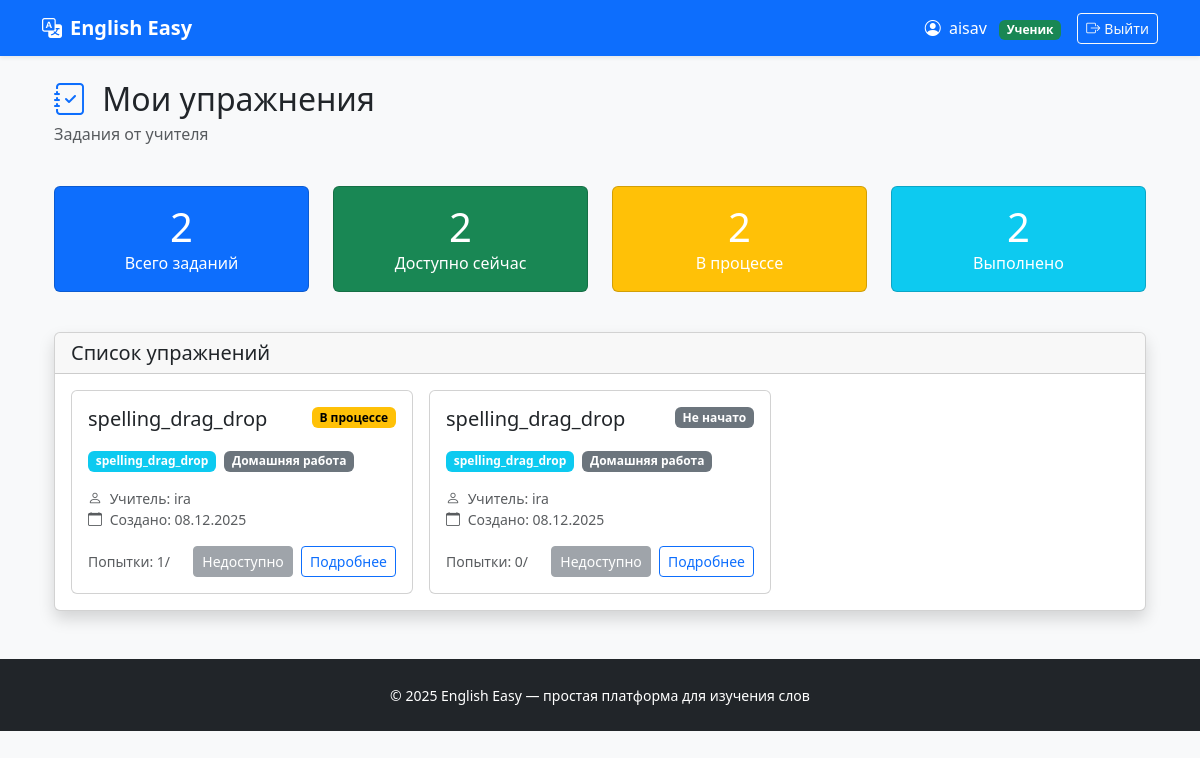
/exercises/my/ (signed in), run on an earlier commit of the app's database.
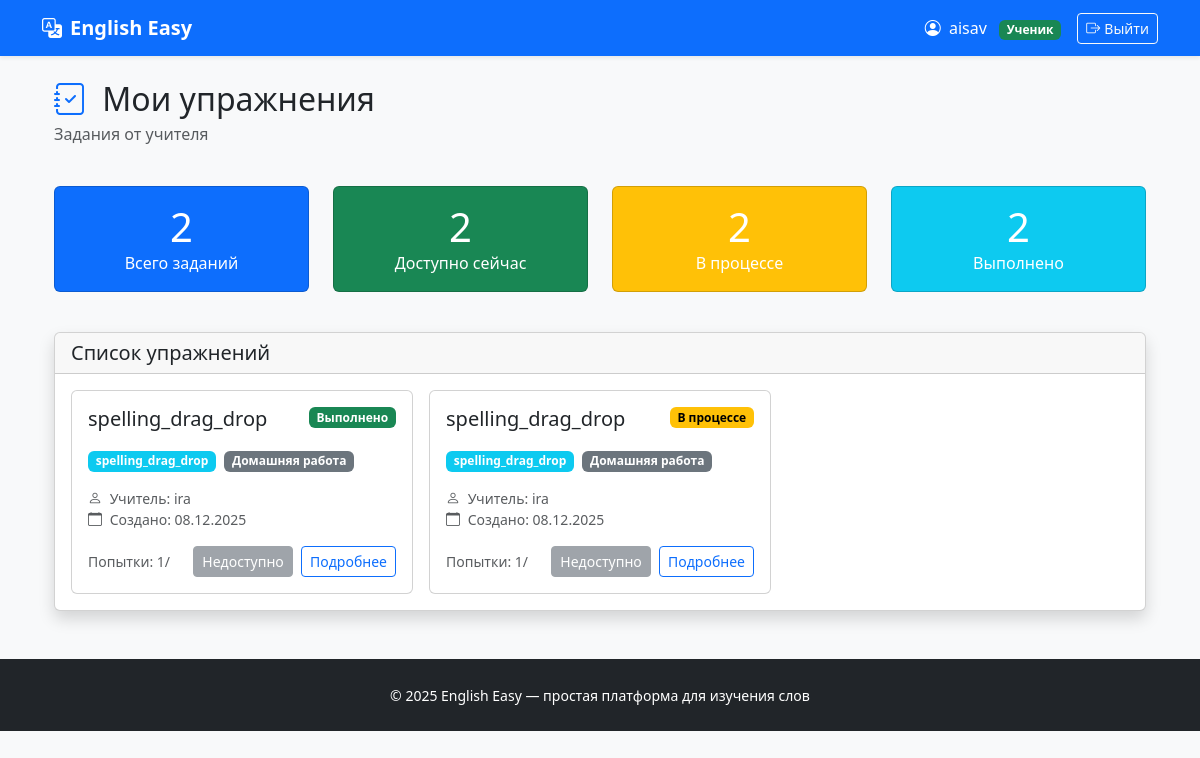
And on a later commit of the database.
### users/models.py (models this page shows, shortened)
class User(AbstractUser):
    ROLE_CHOICES = (
        ('teacher', 'Учитель'),
        ('student', 'Ученик'),
    )
    role = models.CharField(max_length=10, choices=ROLE_CHOICES, default='student')
    def is_teacher(self):
        return self.role == 'teacher'
    def is_student(self):
        return self.role == 'student'

### exercises/models.py (models this page shows, shortened)
class Exercise(models.Model):
    ASSIGNMENT_TYPE_CHOICES = [
        ('homework', 'Домашняя работа'),
        ('classwork', 'Работа на уроке'),
        ('test', 'Контрольная работа'),
    ]
    STATUS_CHOICES = [
        ('not_started', 'Не начато'),
        ('in_progress', 'В процессе'),
        ('completed', 'Выполнено'),
        ('graded', 'Проверено'),
    ]
    description = models.TextField('Описание', blank=True)
    student = models.ForeignKey(
        settings.AUTH_USER_MODEL,
        on_delete=models.CASCADE,
        related_name='exercises',
        limit_choices_to={'role': 'student'},
        verbose_name='Ученик'
    )
    teacher = models.ForeignKey(
        settings.AUTH_USER_MODEL,
        on_delete=models.CASCADE,
        related_name='created_exercises',
        limit_choices_to={'role': 'teacher'},
        verbose_name='Учитель'
    )
    assignment_type = models.CharField(
        'Тип задания',
        max_length=20,
        choices=ASSIGNMENT_TYPE_CHOICES,
        default='homework'
    )
    status = models.CharField(
        'Статус',
        max_length=20,
        choices=STATUS_CHOICES,
        default='not_started'
    )
    attempts = models.IntegerField('Количество попыток', default=0)
    created_at = models.DateTimeField('Создано', auto_now_add=True)
    updated_at = models.DateTimeField('Обновлено', auto_now=True)
    due_date = models.DateTimeField('Срок выполнения', null=True, blank=True)
    completed_at = models.DateTimeField('Завершено', null=True, blank=True)
    teacher_comment = models.TextField('Комментарий учителя', blank=True)
    exercise_type = models.CharField('Тип упражнения', max_length=50, default='spelling_drag_drop')
    class Meta:
        verbose_name = 'Упражнение'
        verbose_name_plural = 'Упражнения'
        ordering = ['-created_at']
    def is_overdue(self):
        if self.due_date and timezone.now() > self.due_date:
            return True
        return False
    def get_exercise_type_display(self):
        return self.exercise_type

### exercises/views.py (the view)
# urls.py: path('my/', views.student_exercises_list, name='my_exercises'),
@login_required
def student_exercises_list(request):
    if not request.user.is_student():
        return redirect('dashboard:home')
    exercises = Exercise.objects.filter(student=request.user)
    return render(request, 'exercises/my.html', {
        'exercises': exercises,
        'now': timezone.now(),
    })

### exercises/templates/exercises/my.html (shortened to what this page needs)
{% extends 'base.html' %}
{% block content %}
<div class="container-fluid">
    <div class="row mb-4">
        <div class="col">
            <h1 class="h2 mb-1">
                <i class="bi bi-journal-check text-primary me-2"></i>
                Мои упражнения
            </h1>
            <p class="text-muted">Задания от учителя</p>
        </div>
    </div>
    <div class="row mb-4">
        <div class="col-md-3 mb-3">
            <div class="card bg-primary text-white">
                <div class="card-body text-center">
                    <div class="h1 mb-0">{{ exercises.count }}</div>
                    <p class="mb-0">Всего заданий</p>
                </div>
            </div>
        </div>
        <div class="col-md-3 mb-3">
            <div class="card bg-success text-white">
                <div class="card-body text-center">
                    <div class="h1 mb-0">{{ exercises|length|default:0 }}</div>
                    <p class="mb-0">Доступно сейчас</p>
                </div>
            </div>
        </div>
        <div class="col-md-3 mb-3">
            <div class="card bg-warning text-white">
                <div class="card-body text-center">
                    <div class="h1 mb-0">{{ exercises.count }}</div>
                    <p class="mb-0">В процессе</p>
                </div>
            </div>
        </div>
        <div class="col-md-3 mb-3">
            <div class="card bg-info text-white">
                <div class="card-body text-center">
                    <div class="h1 mb-0">{{ exercises.count }}</div>
                    <p class="mb-0">Выполнено</p>
                </div>
            </div>
        </div>
    </div>
    <div class="card shadow">
        <div class="card-header">
            <h5 class="mb-0">Список упражнений</h5>
        </div>
        <div class="card-body">
            {% if exercises %}
                <div class="row g-3">
                    {% for exercise in exercises %}
                        <div class="col-md-6 col-lg-4">
                            <div class="card h-100 {% if exercise.is_overdue %}border-danger{% endif %}">
                                <div class="card-body">
                                    <div class="d-flex justify-content-between align-items-start mb-2">
                                        <div>
                                            <h5 class="card-title">{{ exercise.get_exercise_type_display }}</h5>
                                        </div>
                                        <span class="badge bg-{{ exercise.status }}">
                                            {{ exercise.get_status_display }}
                                        </span>
                                    </div>
                                    <div class="mb-3">
                                        <span class="badge bg-info me-1">
                                            {{ exercise.get_exercise_type_display }}
                                        </span>
                                        <span class="badge bg-secondary me-1">
                                            {{ exercise.get_assignment_type_display }}
                                        </span>
                                    </div>
                                    <div class="mb-3">
                                        <small class="text-muted d-block">
                                            <i class="bi bi-person me-1"></i>
                                            Учитель: {{ exercise.teacher.get_full_name|default:exercise.teacher.username }}
                                        </small>
                                        <small class="text-muted d-block">
                                            <i class="bi bi-calendar me-1"></i>
                                            Создано: {{ exercise.created_at|date:"d.m.Y" }}
                                        </small>
                                    </div>
                                    <div class="d-flex justify-content-between align-items-center">
                                        <div>
                                            <small class="text-muted">
                                                Попытки: {{ exercise.attempts }}/{{ exercise.max_attempts }}
                                            </small>
                                        </div>
                                        <div>
                                            {% if exercise.can_attempt %}
                                                <a href="{% url 'exercises:do_exercise' exercise.id %}"
                                                   class="btn btn-sm btn-primary">
                                                    {% if exercise.status == 'not_started' %}
                                                        Начать
                                                    {% else %}
                                                        Продолжить
                                                    {% endif %}
                                                </a>
                                            {% else %}
                                                <button class="btn btn-sm btn-secondary" disabled>
                                                    Недоступно
                                                </button>
                                            {% endif %}
                                            <a href="{% url 'exercises:exercise_detail' exercise.id %}"
                                               class="btn btn-sm btn-outline-primary ms-1">
                                                Подробнее
                                            </a>
                                        </div>
                                    </div>
                                </div>
                            </div>
                        </div>
                    {% endfor %}
                </div>
            {% else %}
                <div class="text-center py-5">
                    <i class="bi bi-journal-x display-1 text-muted mb-3"></i>
                    <h4>Нет заданий</h4>
                    <p class="text-muted">Ваш учитель ещё не создал для вас упражнений</p>
                </div>
            {% endif %}
        </div>
    </div>
</div>
{% endblock %}

### templates/base.html (shortened to what this page needs)
<!DOCTYPE html>
<html lang="ru">
<head>
    <link href="https://cdn.jsdelivr.net/npm/bootstrap@5.3.3/dist/css/bootstrap.min.css" rel="stylesheet">
    <link href="https://cdn.jsdelivr.net/npm/bootstrap-icons@1.11.0/font/bootstrap-icons.css" rel="stylesheet">
</head>
<body>
<nav class="navbar navbar-expand-lg navbar-dark bg-primary shadow-sm">
    <div class="container">
        <a class="navbar-brand fw-bold" href="{% url 'users:home' %}">
            <i class="bi bi-translate me-2"></i>English Easy
        </a>
        <div class="navbar-nav ms-auto align-items-center">
            {% if user.is_authenticated %}
                <span class="text-white me-3">
                    <i class="bi bi-person-circle me-1"></i>
                    {{ user.username }}
                    {% if user.is_teacher %}
                        <span class="badge bg-light text-dark ms-2">Учитель</span>
                    {% else %}
                        <span class="badge bg-success text-white ms-2">Ученик</span>
                    {% endif %}
                </span>
                <form method="post" action="{% url 'users:logout' %}" class="d-inline">
                    <button type="submit" class="btn btn-outline-light btn-sm">
                        <i class="bi bi-box-arrow-right me-1"></i>Выйти
                    </button>
                </form>
            {% else %}
                <a href="{% url 'users:home' %}#login" class="btn btn-outline-light btn-sm">
                    <i class="bi bi-box-arrow-in-right me-1"></i>Вход
                </a>
            {% endif %}
        </div>
    </div>
</nav>
<main class="container mt-4 mb-5">
    {% block content %}
    {% endblock %}
</main>
<footer class="bg-dark text-white py-4 mt-auto">
    <div class="container text-center">
        <small>© 2025 English Easy — простая платформа для изучения слов</small>
    </div>
</footer>
</body>
</html>

### templates/base.html (style rules this page uses)
body { background: #f8f9fa; }
.navbar-brand { font-weight: 800; }

### exercises/templates/exercises/my.html (style rules this page uses)
.bg-in_progress { background-color: #ffc107; color: #000; }
.bg-completed { background-color: #198754; }

What changed in the data, as far as the page shows it:
removed Exercise: exercise_type "spelling_drag_drop", status "Не начато", assignment_type "Домашняя работа", teacher.get_full_name "ira", created_at "08.12.2025", attempts "0"
added Exercise: exercise_type "spelling_drag_drop", status "Выполнено", assignment_type "Домашняя работа", teacher.get_full_name "ira", created_at "08.12.2025", attempts "1"
